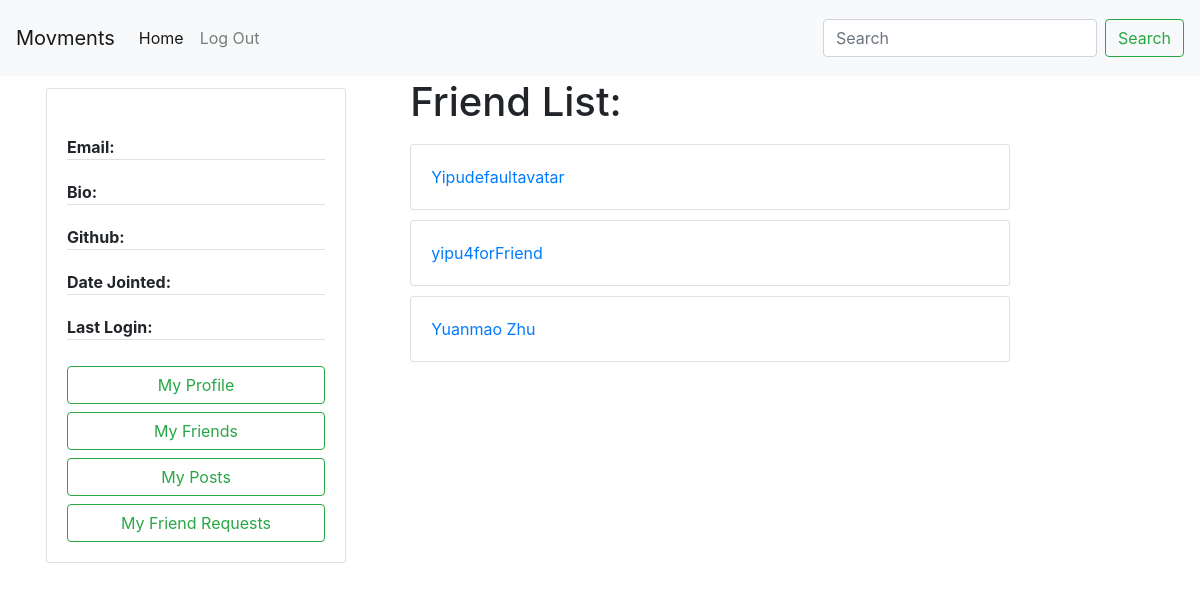
The app's page /service/author/199ab538-9a2f-49be-8fc9-bce9aa919115/friends/ with its own data.
### accounts/models.py (models this page shows, shortened)
class Author(AbstractBaseUser):
    email=models.EmailField(
        verbose_name='email address',
        max_length=60,
        unique=True,
    )
    uid_str = uuid.uuid4().urn
    uuid_str = uid_str[9:] # str(settings.HOSTNAME)+"/author/"+
    id = models.CharField(primary_key=True, default=uuid_str, editable=False,max_length=100,unique=True)
    displayName = models.CharField(max_length=30)
    host = models.URLField(default=settings.HOSTNAME, max_length=100)
    url = models.URLField(default=uuid_str,max_length=100)
    avatar = models.ImageField(upload_to='avatar/', default = 'avatar/default-avatar.png', blank=True, null=True)
    github = models.URLField(default="", max_length=100, null=True)
    bio = models.CharField(max_length=200, null=True)
    date_joined=models.DateField(verbose_name="date joined", auto_now=True)
    last_login=models.DateField(verbose_name="date joined", auto_now=True)
    is_active=models.BooleanField(default=True)
    is_admin=models.BooleanField(default=False)
    objects = AuthorManager()
    USERNAME_FIELD = 'email'
    REQUIRED_FIELDS = ['displayName', ]

### friendship/views.py (the view)
# urls.py: path('author/<str:author_id>/friends/', views.getFriendsList, name='get friends list'),
def getFriendsList(request, author_id):
    context = {
        'author': None,
        'friends': []
    }
    if request.method == 'GET':
        try:
            author = Author.objects.filter(id=author_id)[0]
            context['author'] = author
            friendships = Friendship.objects.filter(Q(author_a=author) | Q(author_b=author))
            print(friendships)
            for friendship in friendships:
                if friendship.author_a == author:
                    context['friends'].append(friendship.author_b)
                else:
                    context['friends'].append(friendship.author_a)
        except Exception as e:
                print(e)
    return render(request, 'friendship/friends_list.html', context)

### friendship/templates/friendship/friends_list.html (shortened to what this page needs)
<!DOCTYPE html>
<html lang="en">
    {% include 'posting/base.html' %}
    <body>
            {% include 'posting/navbar.html' %}
            <div class="container">
                <div class="row">
                    <div class="col-4">
                        {% if author.is_authenticated %}
                        <div class="short-profile">
                            {% include 'posting/profile-card.html' with request=request %}
                        </div>
                        {% endif %}
                    </div>
                    <div class="col-8">
                        <div class="row">
                                <h1>Friend List:</h1>
                                {% if friends %}
                                <ul>
                                {% for friend in friends %}
                                <li>
                                    {% include 'friendship/friend_card.html' with friend=friend %}
                                </li>
                                {% endfor %}
                                </ul>
                                {% else %}
                                    No friends
                                {% endif %}
                        </div>
                    </div>
                </div>
            </div>
    </body>
</html>

### friendship/templates/friendship/friend_card.html
<div class="card" style="width: 600px;">
    <div class="card-body">
            <a href="{% url 'accounts:view profile' friend.id %}" class='card-title'> {{ friend.displayName }} </a>
        </div>
</div>

### records on screen
Author: displayName "Yipudefaultavatar"
Author: displayName "yipu4forFriend"
Author: displayName "Yuanmao Zhu"
